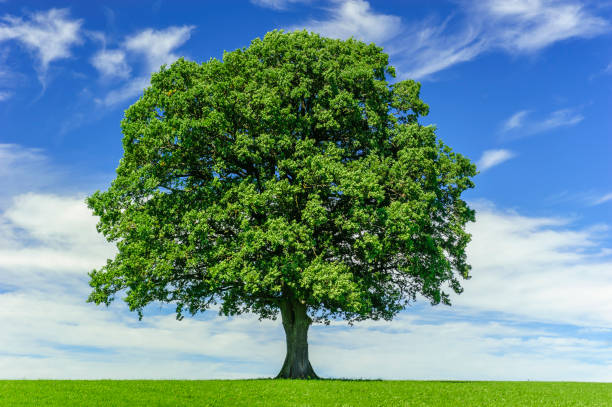
#> input picture Computer Vision/clear_image.jpg, 612 x 407 px, found by its file name
$ python Median.py
#> lines starting #> are read from the running program, lines starting #| are printed output that depends on the picture
#Gaussian Blur --> average of neighbour values  -- smooth , soft
#Median Blur --> middle value of neighbour pixels  -- Random blur

import cv2
image = cv2.imread("E:\DeepDive\Computer Vision\clear_image.jpg")
#> image is the input picture: shape (407, 612, 3); mean B, G, R 140.7, 144.1, 105.5

blurred = cv2.medianBlur(image , 11)
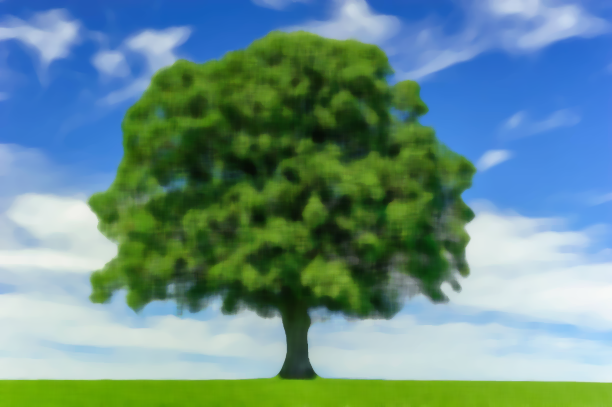
#> blurred: shape (407, 612, 3); mean B, G, R 138.8, 143.2, 104.2

cv2.imshow("Original Image " , image)
cv2.imshow("Blurred Image " , blurred)
cv2.waitKey(0)
cv2.destroyAllWindows()

$ run again, with Computer Vision/cameraman.jpg copied over Computer Vision/clear_image.jpg
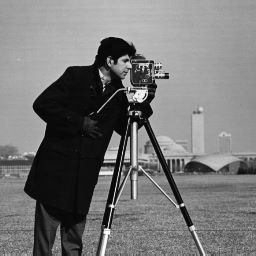
#> input picture Computer Vision/cameraman.jpg, 256 x 256 px, found by its file name
#> image is the input picture: shape (256, 256, 3); min 0, max 255, mean 118.7
#> `blurred = cv2.medianBlur(image , 11)`:
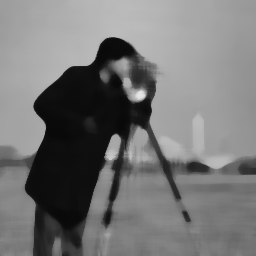
#> blurred: shape (256, 256, 3); min 9, max 230, mean 118

$ run again, with Computer Vision/low_resol.jpg copied over Computer Vision/clear_image.jpg
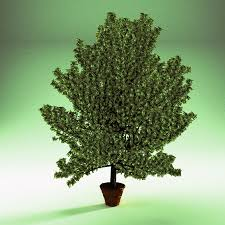
#> input picture Computer Vision/low_resol.jpg, 225 x 225 px, found by its file name
#> image is the input picture: shape (225, 225, 3); mean B, G, R 117.4, 158.3, 132.6
#> `blurred = cv2.medianBlur(image , 11)`:
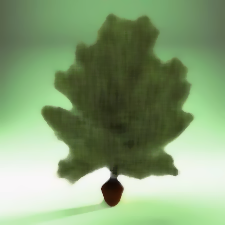
#> blurred: shape (225, 225, 3); mean B, G, R 117.5, 158.8, 133
